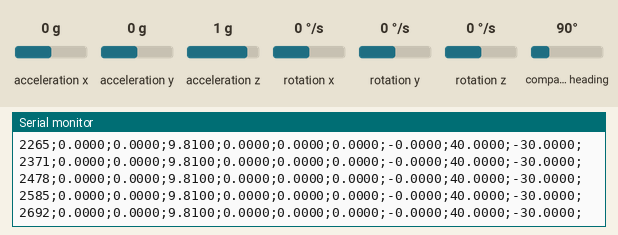
Bench run of a sketch on a simulated Arduino Uno, built with avr-gcc and run on an emulated ATmega328P. On the bench: the last lines printed to the serial monitor. Inputs (shaded band) come from the test bench; at power-on: acceleration x 0 g, acceleration y 0 g, acceleration z 1 g, rotation x 0 °/s, rotation y 0 °/s, rotation z 0 °/s, compass heading 90°.

Above: at 2.7 s.
2.8 s: acceleration x set to -1.4 g
At 2.91 s:
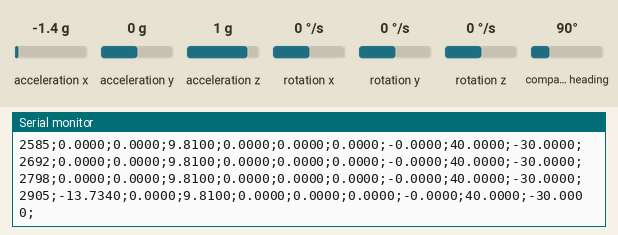
5.8 s: acceleration y set to -1.4 g
At 5.8 s:
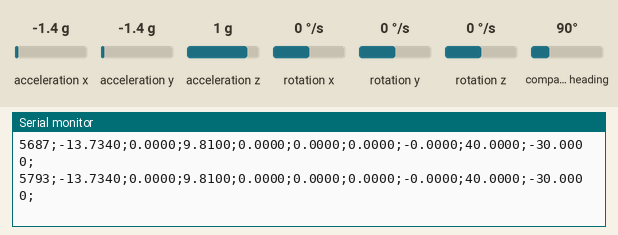
8.8 s: acceleration x set to -0.8 g
At 8.8 s:
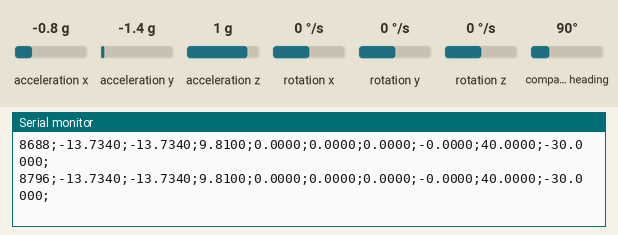
11.8 s: acceleration x set to 0 g
At 11.8 s:
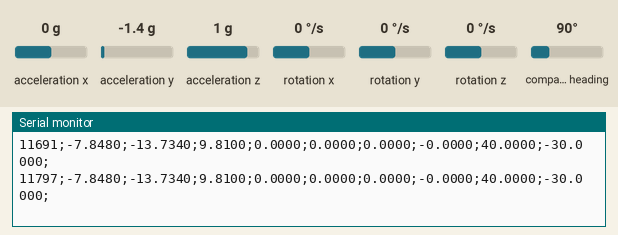
14.8 s: acceleration z set to 0 g
At 14.8 s:
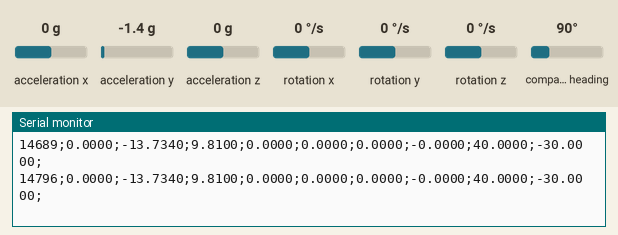
17.8 s: rotation x set to 192 °/s
At 17.8 s:
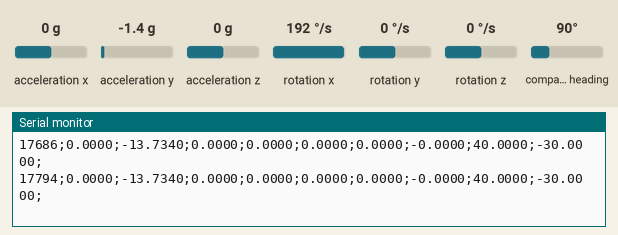
Timing chart, 0 to 20.8 s (numbered marks = the images above; inputs shaded):
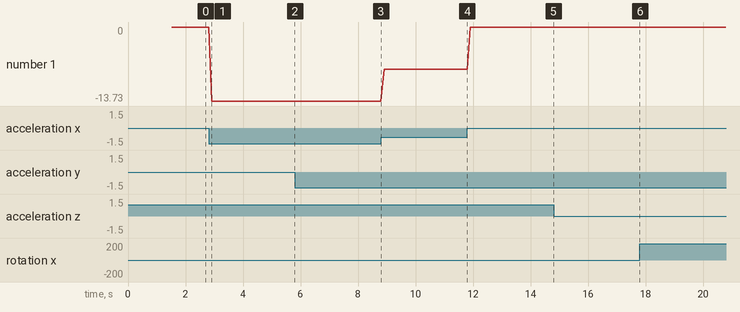

Measured:
- after the input at 2.8 s, the serial monitor: prints a new line after 0.11 s (image 1)
- plotted number 1: 0 → -13.73 after the input at 2.8 s, -13.73 → -7.85 after the input at 8.8 s

The sketch:

bno055_sam_mod.ino
```cpp
#include <Wire.h>
#include <Adafruit_Sensor.h>
#include <Adafruit_BNO055.h>
#include <utility/imumaths.h>
#define BNO055_SAMPLERATE_DELAY_MS (100)
Adafruit_BNO055 bno = Adafruit_BNO055(55, 0x28);
unsigned long myTime;
void displaySensorDetails(void)
{
  sensor_t sensor;
  bno.getSensor(&sensor);
  Serial.println("#------------------------------------");
  Serial.print  ("#Sensor:       "); Serial.println(sensor.name);
  Serial.print  ("#Driver Ver:   "); Serial.println(sensor.version);
  Serial.print  ("#Unique ID:    "); Serial.println(sensor.sensor_id);
  Serial.print  ("#Max Value:    "); Serial.print(sensor.max_value); Serial.println(" xxx");
  Serial.print  ("#Min Value:    "); Serial.print(sensor.min_value); Serial.println(" xxx");
  Serial.print  ("#Resolution:   "); Serial.print(sensor.resolution); Serial.println(" xxx");
  Serial.println("#------------------------------------");
  Serial.println("#");
  delay(500);
}
void setup(void)
{
  Serial.begin(115200);
  Serial.println("Orientation Sensor Test"); Serial.println("");

#if ARDUINO_GENERIC_L476RGTX
// S'applique seulement si le board est un L476RG
  Wire.setSDA(A4);
  Wire.setSCL(A5);
#endif

  if(!bno.begin())
  {
    Serial.print("Ooops, no BNO055 detected ... Check your wiring or I2C ADDR!");
    while(1);
  }

  delay(1000);
  bno.setExtCrystalUse(true);
  displaySensorDetails();
}

String output;

void loop(void)
{
  output = "";

  imu::Vector<3> accel = bno.getVector(Adafruit_BNO055::VECTOR_ACCELEROMETER);
  imu::Vector<3> gyro = bno.getVector(Adafruit_BNO055::VECTOR_GYROSCOPE);
  imu::Vector<3> magn = bno.getVector(Adafruit_BNO055::VECTOR_MAGNETOMETER );
  myTime = millis();
 // timestamp;ax;ay;az;gx;gy;gz;mx;my;mz
  output.concat(myTime); output.concat(";");
  output.concat(String(accel.x(), 4)); output.concat(";");
  output.concat(String(accel.y(), 4)); output.concat(";");
  output.concat(String(accel.z(), 4)); output.concat(";");
  output.concat(String(gyro.x(), 4)); output.concat(";");
  output.concat(String(gyro.y(), 4)); output.concat(";");
  output.concat(String(gyro.z(), 4)); output.concat(";");
  output.concat(String(magn.x(), 4)); output.concat(";");
  output.concat(String(magn.y(), 4)); output.concat(";");
  output.concat(String(magn.z(), 4)); output.concat(";");
  Serial.println(output);


  delay(BNO055_SAMPLERATE_DELAY_MS);
}
```
